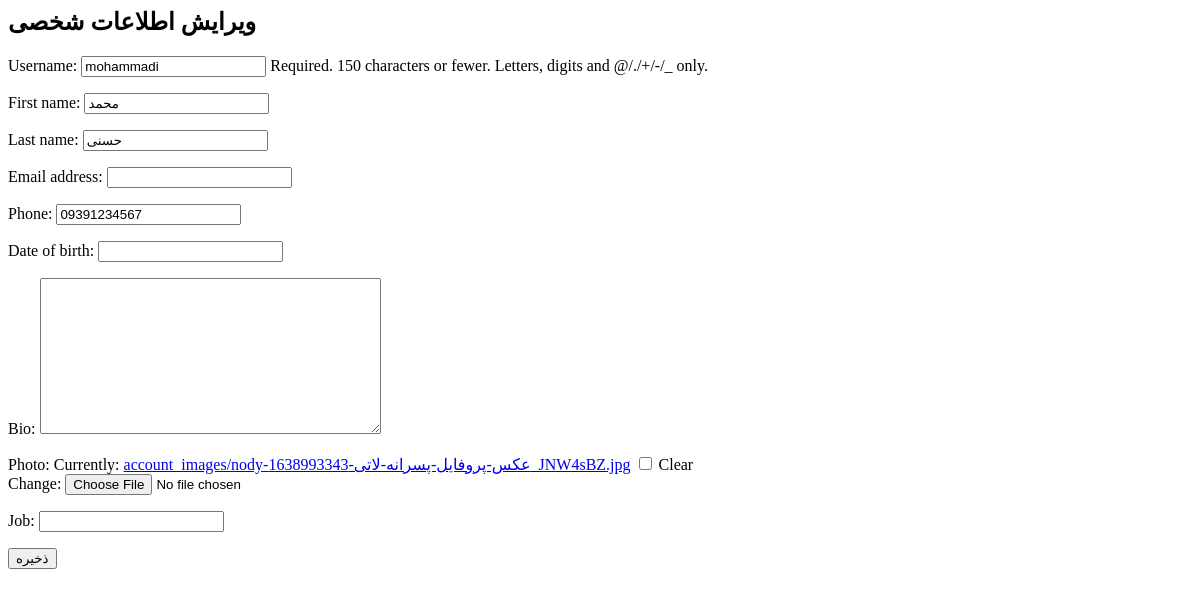
The page /user/edit (signed in) on the database as committed earlier.
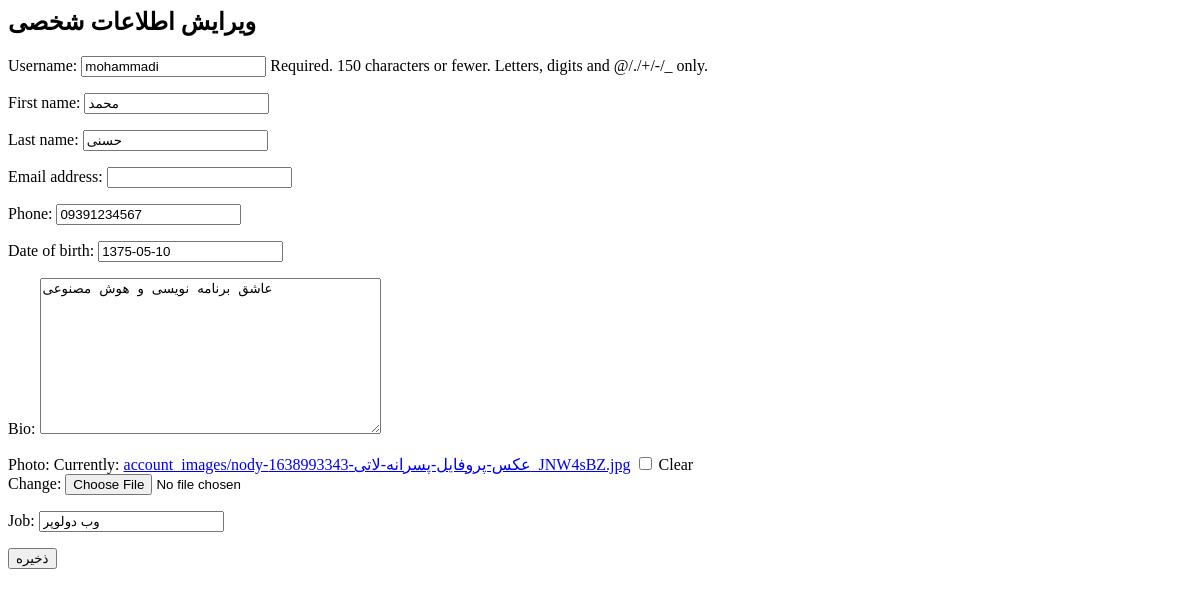
The same page on the database as committed later.
### social/models.py (models this page shows, shortened)
class User(AbstractUser):
    date_of_birth = models.DateField(blank=True, null=True)
    bio = models.TextField(null=True, blank=True)
    photo = models.ImageField(upload_to="account_images/", blank=True, null=True)
    job = models.CharField(max_length=250, null=True, blank=True)
    phone = models.CharField(max_length=11, null=True, blank=True)
    following = models.ManyToManyField('self', through='Contact', related_name="followers", symmetrical=False)

### social/views.py (the view)
# urls.py: path('user/edit', views.edit_user, name="edit_account"),
@login_required
def edit_user(request):
    if request.method == 'POST':
        user_form = UserEditForm(request.POST, instance=request.user, files=request.FILES)
        if user_form.is_valid():
            user_form.save()
        return redirect('social:profile')
    else:
        user_form = UserEditForm(instance=request.user)
    context = {
        'user_form': user_form
    }
    return render(request, 'registration/edit_user.html', context=context)

### social/forms.py (shortened to what this page needs)
class UserEditForm(forms.ModelForm):
    class Meta:
        model = User
        fields = ['username', 'first_name', 'last_name', 'email',
                  'phone', 'date_of_birth', 'bio', 'photo', 'job']

### social/templates/registration/edit_user.html (shortened to what this page needs)
    <section class="py-4">
	<div class="container">
    <div class="row pb-4">
			<div class="col-12">
        <h1 class="mb-0 h3">ویرایش اطلاعات شخصی</h1>
			</div>
		</div>
		<div class="row">
			<div class="col-12">
				<div class="card border h-100">
					<div class="card-body">
    <form method="post" enctype="multipart/form-data">
    {{ user_form.as_p }}
    <button class="btn btn-primary" type="submit">ذخیره</button>
    </form>
        </div>
    </div>
</div>
    </div>
	</div>
</section>

Rows that differ between the two databases and show on the page:
changed User "mohammadi": date_of_birth (not shown) → "1375-05-10"; bio (not shown) → "عاشق برنامه نویسی و هوش مصنوعی"; job (not shown) → "وب دولوپر"
